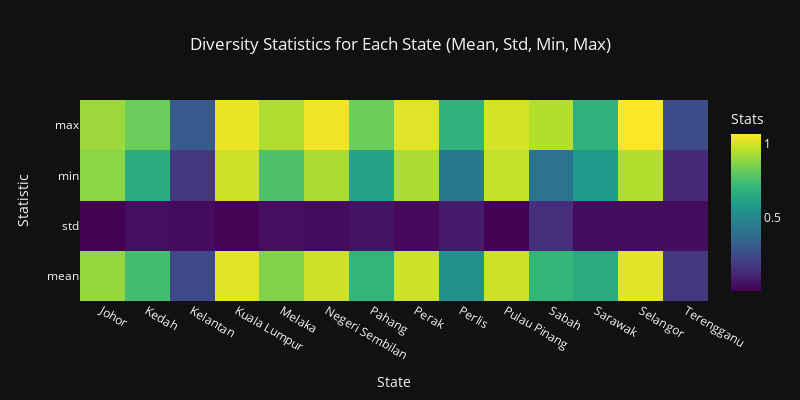

Write notebook code for a chart like this one.
### Code cell
import plotly.express as px
import plotly.graph_objects as go

# Prepare data: Transpose the dataframe for a heatmap and reset index
heatmap_data = state_div_stats.set_index('State').T

# Create heatmap
fig = go.Figure(data=go.Heatmap(
    z=heatmap_data.values,
    x=heatmap_data.columns,
    y=heatmap_data.index,
    colorscale='Viridis',  # You can choose another color scale like 'coolwarm'
    colorbar_title="Stats",
    zmin=heatmap_data.min().min(),  # Set min value for color scale
    zmax=heatmap_data.max().max()   # Set max value for color scale
))

# Add title and axis labels
fig.update_layout(
    title="Diversity Statistics for Each State (Mean, Std, Min, Max)",
    title_x=0.5,
    height=400,
    width=800,
    xaxis_title="State",
    yaxis_title="Statistic",
    template="plotly_dark"  # Optional: apply dark mode
)

fig.write_html("../charts_html/div-stats.html")

fig.show()

### Figure 1 — Plotly figure (JSON) as saved in the notebook; plotly's stock layout.template omitted (floating-point values rounded to 4 significant figures)
{"data": [{"colorbar": {"title": {"text": "Stats"}}, "colorscale": [[0, "#440154"], [0.1111, "#482878"], [0.2222, "#3e4989"], [0.3333, "#31688e"], [0.4444, "#26828e"], [0.5556, "#1f9e89"], [0.6667, "#35b779"], [0.7778, "#6ece58"], [0.8889, "#b5de2b"], [1, "#fde725"]], "type": "heatmap", "x": ["Johor", "Kedah", "Kelantan", "Kuala Lumpur", "Melaka", "Negeri Sembilan", "Pahang", "Perak", "Perlis", "Pulau Pinang", "Sabah", "Sarawak", "Selangor", "Terengganu"], "y": ["mean", "std", "min", "max"], "z": [[0.8965, 0.7411, 0.2412, 1.019, 0.8638, 0.9854, 0.7013, 0.9832, 0.5387, 0.9823, 0.7061, 0.6486, 1.019, 0.1852], [0.006901, 0.04613, 0.03608, 0.0142, 0.04653, 0.03705, 0.06086, 0.02584, 0.08148, 0.006222, 0.1443, 0.03563, 0.03609, 0.0414], [0.8776, 0.6652, 0.1745, 0.9828, 0.7635, 0.9261, 0.6146, 0.9291, 0.4326, 0.9706, 0.4087, 0.5819, 0.9435, 0.128], [0.9053, 0.82, 0.3087, 1.033, 0.934, 1.043, 0.8216, 1.016, 0.6884, 0.9966, 0.9443, 0.6798, 1.063, 0.2513]], "zmax": 1.063, "zmin": 0.006222}], "layout": {"height": 400, "title": {"text": "Diversity Statistics for Each State (Mean, Std, Min, Max)", "x": 0.5}, "width": 800, "xaxis": {"title": {"text": "State"}}, "yaxis": {"title": {"text": "Statistic"}}}}
